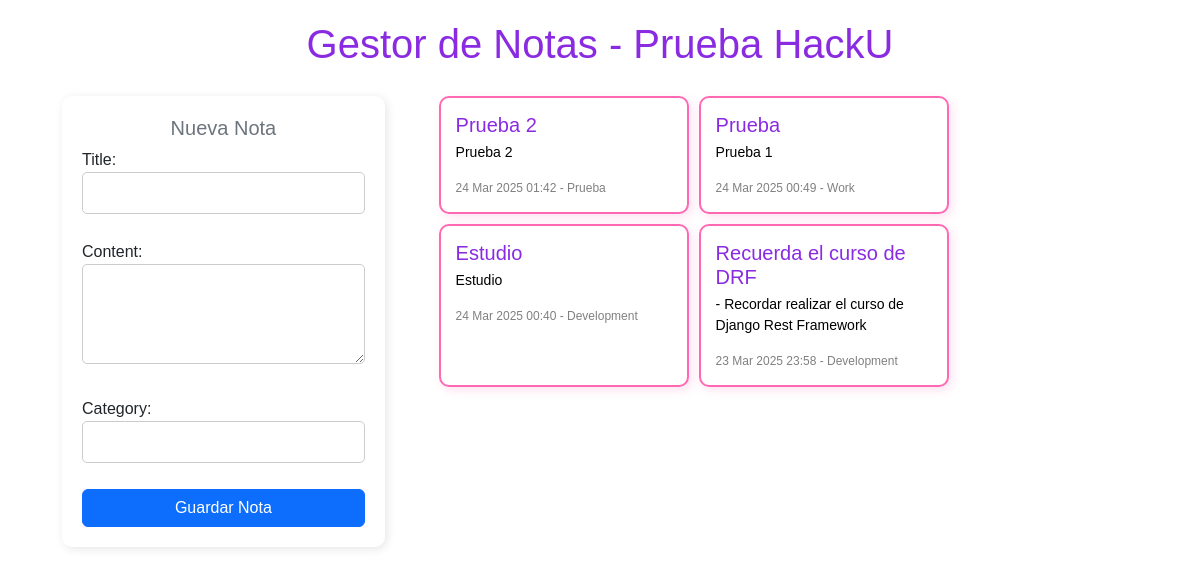
Before: / with the older database file.
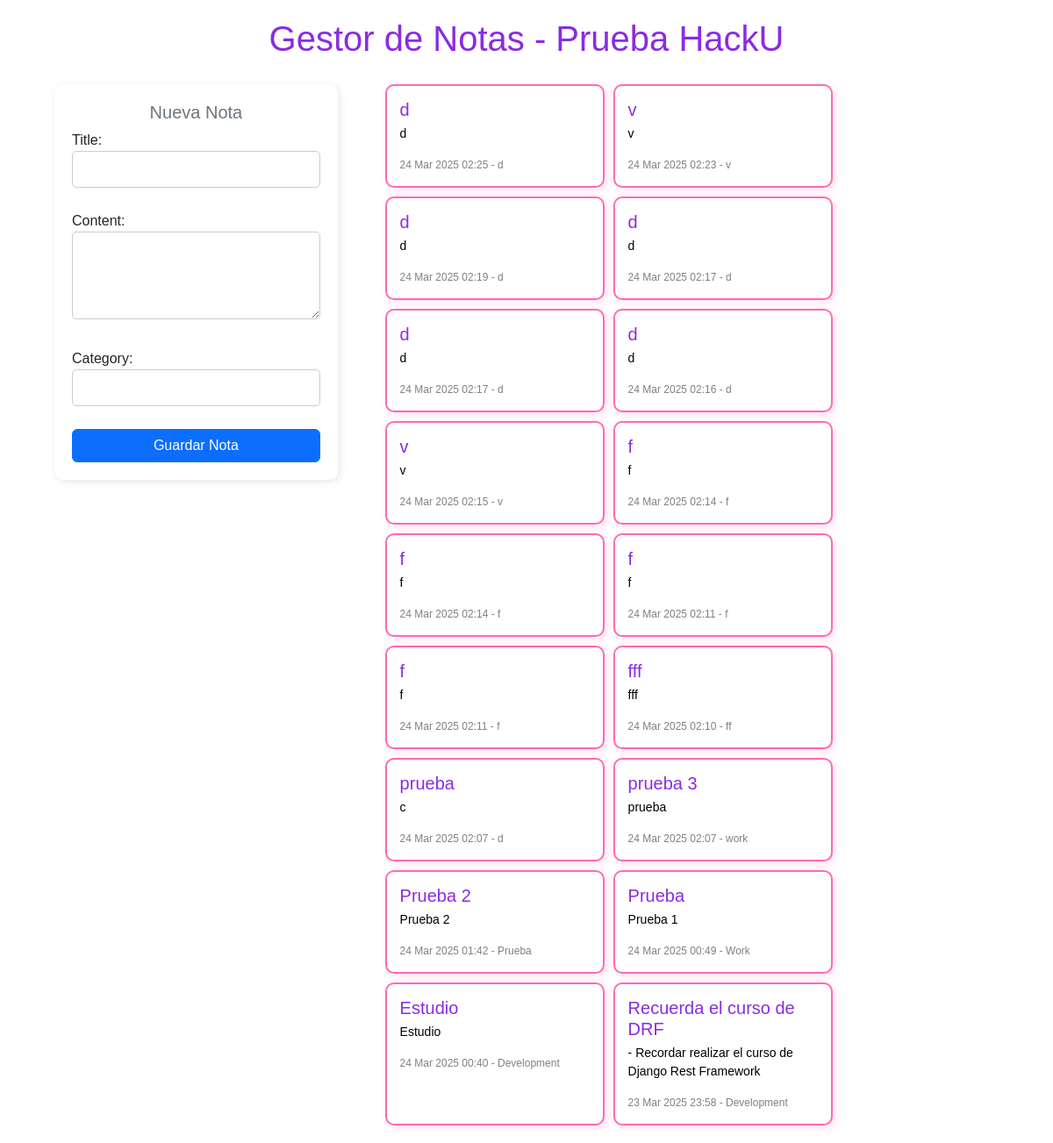
After: the same page with the newer database file.
### notes/models.py (models this page shows, shortened)
class Note(models.Model):
    title = models.CharField(max_length=200)
    content = models.TextField()
    category = models.CharField(max_length=150)
    created_at = models.DateTimeField(auto_now_add=True)

### notes/views.py (the view)
# urls.py: path('', notes_view, name='notes'),
def notes_view(request):
    form = NoteForm()
    notes = Note.objects.all().order_by('-created_at')
    if request.method == 'POST':
        form = NoteForm(request.POST)
        if form.is_valid():
            form.save()
            messages.success(request, "¡La nota ha sido creada exitosamente!")
            return redirect('notes')
    return render(request, 'notes/notes.html', {'form': form, 'notes': notes})

### notes/forms.py
class NoteForm(forms.ModelForm):
    class Meta:
        model = Note
        fields = ['title', 'content', 'category']

### notes/templates/notes/notes.html (shortened to what this page needs)
<!DOCTYPE html>
<html lang="es">
  <head>
    <link
      rel="stylesheet"
      href="https://cdn.jsdelivr.net/npm/bootstrap@5.3.0/dist/css/bootstrap.min.css" />
  </head>
  <body>
    <div class="container">
      <h1>Gestor de Notas - Prueba HackU</h1>
      <div class="main-container">
        <div class="form-container">
          <h5 class="text-secondary text-center">Nueva Nota</h5>
          <form method="POST">
            {% csrf_token %} {{ form.as_p }}
            <button type="submit" class="btn btn-primary w-100">Guardar Nota</button>
          </form>
        </div>
        <div class="notes-container">
          {% for note in notes %}
          <div class="note-card">
            <h5>{{ note.title }}</h5>
            <p>{{ note.content }}</p>
            <small>{{ note.created_at|date:"d M Y H:i" }} - {{ note.category }}</small>
          </div>
          {% endfor %}
        </div>
      </div>
    </div>
    <div aria-live="polite" aria-atomic="true" class="position-fixed top-0 end-0 p-3">
    </div>
  </body>
</html>

Changed rows visible on the page:
added Note: title "d", content "d", created_at "24 Mar 2025 02:25", category "d"
added Note: title "v", content "v", created_at "24 Mar 2025 02:23", category "v"
added Note: title "d", content "d", created_at "24 Mar 2025 02:19", category "d"
added Note: title "d", content "d", created_at "24 Mar 2025 02:17", category "d"
added Note: title "d", content "d", created_at "24 Mar 2025 02:17", category "d"
added Note: title "d", content "d", created_at "24 Mar 2025 02:16", category "d"
added Note: title "v", content "v", created_at "24 Mar 2025 02:15", category "v"
added Note: title "f", content "f", created_at "24 Mar 2025 02:14", category "f"
added Note: title "f", content "f", created_at "24 Mar 2025 02:14", category "f"
added Note: title "f", content "f", created_at "24 Mar 2025 02:11", category "f"
added Note: title "f", content "f", created_at "24 Mar 2025 02:11", category "f"
added Note: title "fff", content "fff", created_at "24 Mar 2025 02:10", category "ff"
added Note: title "prueba", content "c", created_at "24 Mar 2025 02:07", category "d"
added Note: title "prueba 3", content "prueba", created_at "24 Mar 2025 02:07", category "work"
